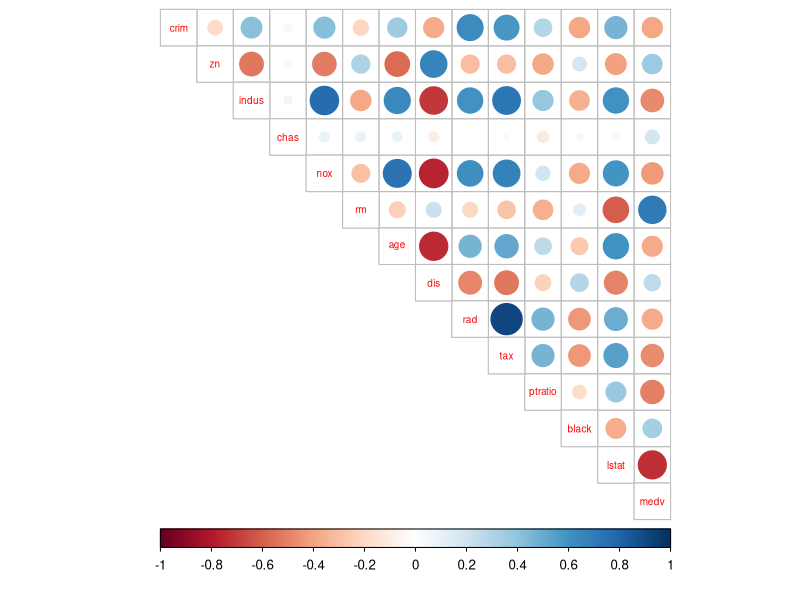
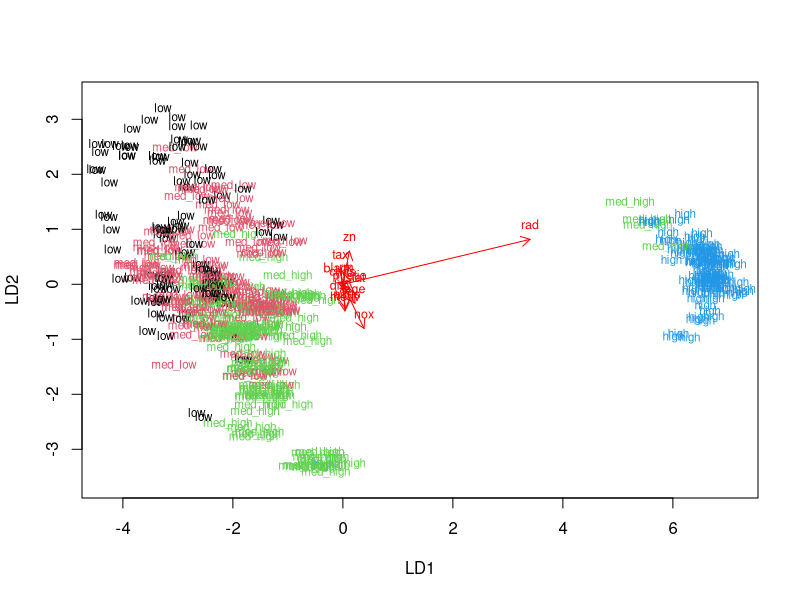
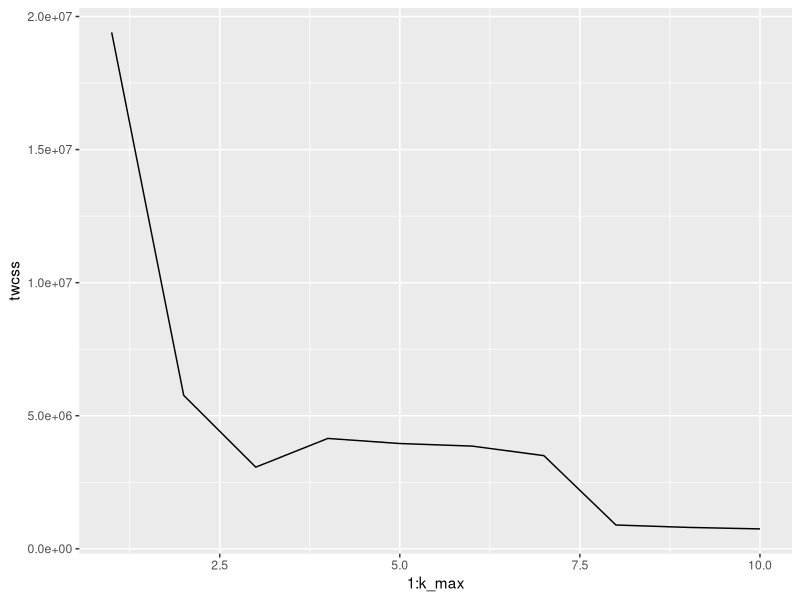
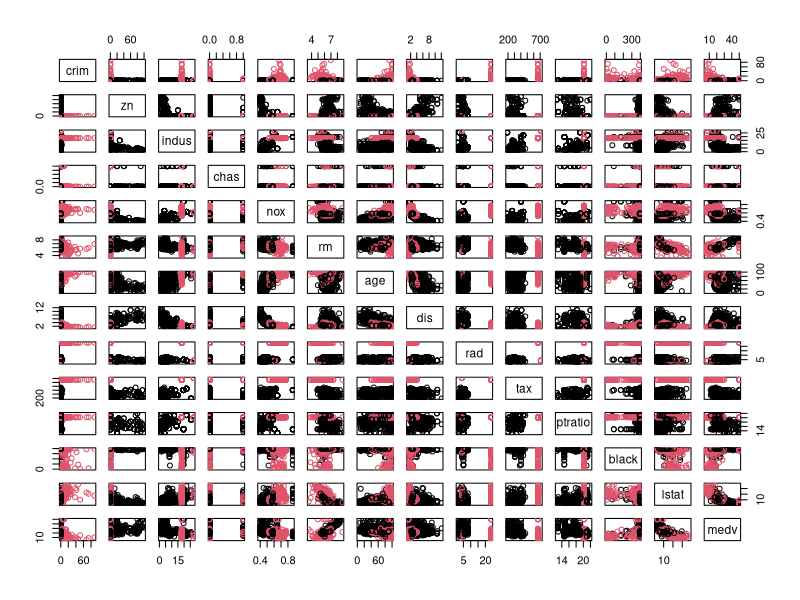

Here is the R script that generated these plots, in order:
## ---- chunk 1
knitr::opts_chunk$set(echo = TRUE)
## ---- chunk 2
#exploration of Boston data
library(MASS)
data(Boston)
str(Boston)
dim(Boston)
## ---- chunk 3
#Access corrplot and dplyr libraries
library(corrplot)
library(dplyr)

#create correlation matrix plots and a data summary
cor_matrix <- cor(Boston) %>% round(digits = 2)
corrplot(cor_matrix, method="circle", type = "upper", cl.pos = "b", tl.pos = "d", tl.cex = 0.6)
summary(Boston)
## ---- chunk 4
# center and standardize variables
boston_scaled <- scale(Boston)

# summar scaled variables
summary(boston_scaled)

# check class of the boston_scaled 
class(boston_scaled)

# change class to data frame
boston_scaled <- as.data.frame(boston_scaled)
## ---- chunk 5
# create a quantile vector of of scaled crim (crime) and print it
crim_quantile <- quantile(boston_scaled$crim)
crim_quantile

# create a categorical variable 'crime' and label categories from low to high
crime <- cut(boston_scaled$crim, breaks = crim_quantile, include.lowest = TRUE, label = c("low", "med_low", "med_high", "high"))

# remove original crim from dataset
boston_scaled <- dplyr::select(boston_scaled, -crim)

# add  new categorical variable crime to scaled data
boston_scaled <- data.frame(boston_scaled, crime)

# call 'n' the number of rows in the Boston dataset 
n <- nrow(boston_scaled)

# choose randomly 80% of the rows
ind <- sample(n,  size = n * 0.8)

# create train set
train <- boston_scaled[ind,]

# create test set 
test <- boston_scaled[-ind,]

## ---- chunk 6
# linear discriminant analysis (lda)
lda.fit <- lda(crime ~ ., data = train)

# print lda.fit 
lda.fit

# the function for lda biplot arrows
lda.arrows <- function(x, myscale = 1, arrow_heads = 0.1, color = "red", tex = 0.75, choices = c(1,2)){
  heads <- coef(x)
  arrows(x0 = 0, y0 = 0, 
         x1 = myscale * heads[,choices[1]], 
         y1 = myscale * heads[,choices[2]], col=color, length = arrow_heads)
  text(myscale * heads[,choices], labels = row.names(heads), 
       cex = tex, col=color, pos=3)
}

# target classes as numeric
classes <- as.numeric(train$crime)

# plot the lda results
plot(lda.fit, dimen = 2, col = classes, pch = classes)
lda.arrows(lda.fit, myscale = 1)
## ---- chunk 7
# save the correct crime classes from test data
correct_classes <- test$crime

# remove the crime variable from test data
test <- dplyr::select(test, -crime)

# predict classes with test data
lda.pred <- predict(lda.fit, newdata = test)

# cross tabulate the results
table(correct = correct_classes, predicted = lda.pred$class)
## ---- chunk 8
#Reload Boston dataset (is opening library necessary??  )
library(MASS)
data(Boston)

# center and standardize variables
boston_scaled <- scale(Boston)

# euclidean distance matrix
dist_eu <- dist(Boston)

# look at the summary of the distances
summary(dist_eu)
## ---- chunk 9
# k-means clustering
km <-kmeans(Boston, centers = 3)

library(ggplot2)
set.seed(123)

# determine the maximum number of clusters
k_max <- 10

# calculate the total within sum of squares
twcss <- sapply(1:k_max, function(k){kmeans(Boston, k)$tot.withinss})

# visualize the results
qplot(x = 1:k_max, y = twcss, geom = 'line')

# k-means clustering
km <-kmeans(Boston, centers = 2)

# plot the Boston dataset with clusters
pairs(Boston, col = km$cluster)
